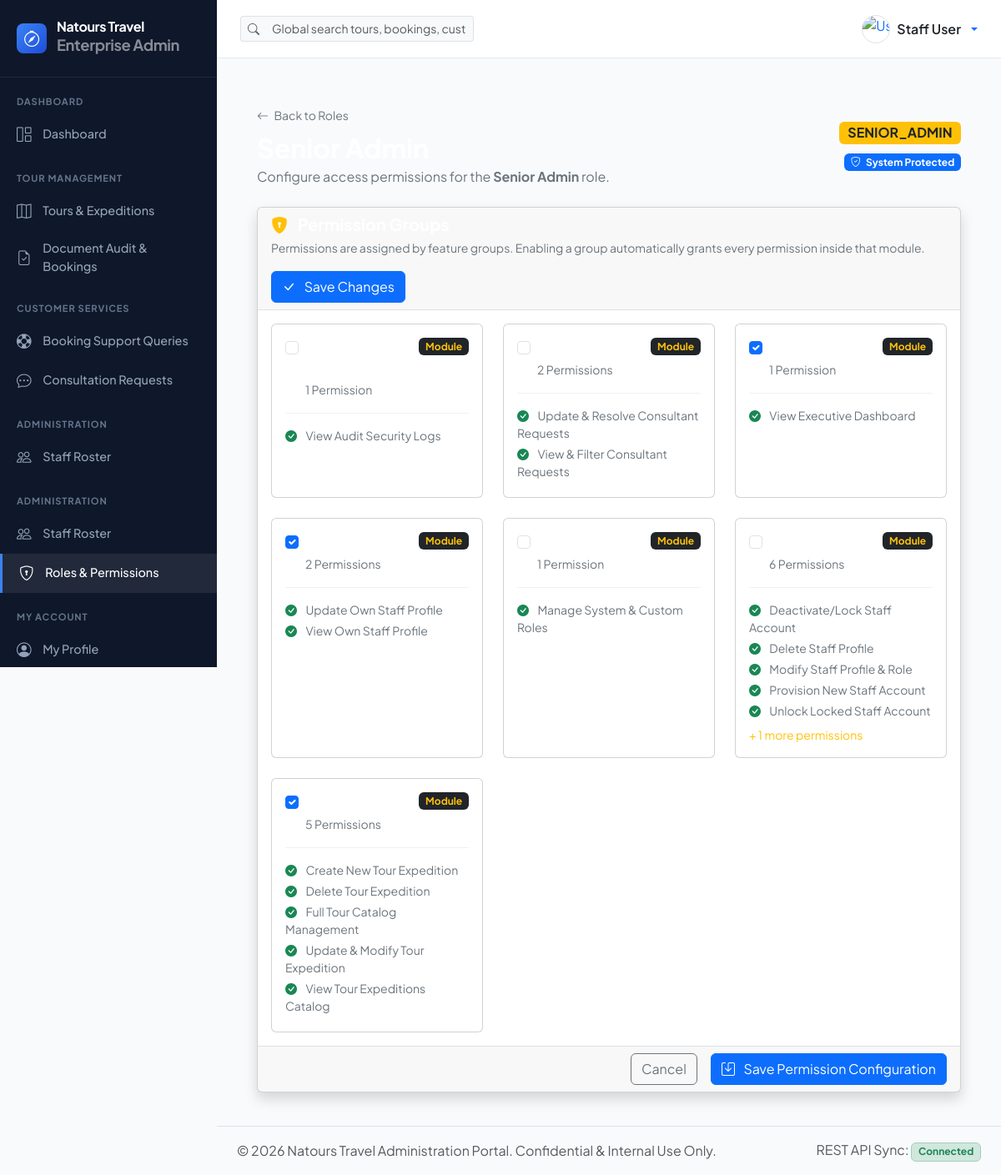
/accounts/roles/2/edit/ (signed in), run on the app's committed database.
### accounts/models.py (models this page shows, shortened)
class Role(models.Model):
    code = models.CharField(
        max_length=50,
        unique=True,
        db_index=True,
        verbose_name=_('Role Code'),
        help_text=_('Unique code identifier e.g. TOUR_MANAGER'),
    )
    name = models.CharField(
        max_length=100,
        verbose_name=_('Role Name'),
        help_text=_('Human-readable role title e.g. Tour & Expedition Manager'),
    )
    description = models.TextField(
        blank=True,
        verbose_name=_('Description'),
    )
    permissions = models.JSONField(
        default=list,
        blank=True,
        verbose_name=_('Granted Permissions'),
        help_text=_('List of RBAC permission keys assigned to this role'),
    )
    is_system_protected = models.BooleanField(
        default=False,
        verbose_name=_('System Protected'),
        help_text=_('System roles cannot be deleted to maintain operational integrity'),
    )
    created_at = models.DateTimeField(
        auto_now_add=True,
        verbose_name=_('Created At'),
    )
    updated_at = models.DateTimeField(
        auto_now=True,
        verbose_name=_('Updated At'),
    )
    class Meta:
        verbose_name = _('Role')
        verbose_name_plural = _('Roles')
        ordering = ['name']

class Permission(models.Model):
    code = models.CharField(max_length=100, unique=True)
    name = models.CharField(max_length=255)
    category = models.CharField(max_length=100)

### accounts/views/role_views.py (the view, shortened to what this page needs)
# urls.py: path('roles/<int:pk>/edit/', role_edit_view, name='role_edit'),
@super_admin_required
@require_http_methods(["GET", "POST"])
def role_edit_view(request, pk):
    role_obj = get_object_or_404(Role, pk=pk)
    available_permissions = Permission.objects.order_by(
        "category",
        "name"
    )
    assigned_permissions = set(
        RolePermission.objects.filter(
            role=role_obj.code
        ).values_list(
            "permission_id",
            flat=True
        )
    )
    return render(
        request,
        "accounts/role_form.html",
        {
            "role": role_obj,
            "available_permissions": available_permissions,
            "assigned_permissions": assigned_permissions,
            "title": f"Edit Permissions - {role_obj.name}",
        },
    )

### accounts/models.py (called while the page is built)
    def update_last_activity(self):
        self.last_activity_at = timezone.now()
        self.save(update_fields=['last_activity_at'])

### accounts/permissions.py (called while the page is built)
    @staticmethod
    def is_super_admin(user: Optional[User]) -> bool:
        if not user or not user.is_authenticated or not user.is_active:
            return False
        if user.is_superuser:
            return True
        if hasattr(user, 'staff_profile'):
            return user.staff_profile.role == StaffRole.SUPER_ADMIN
        return False

### templates/accounts/role_form.html (shortened to what this page needs)
{% extends "base.html" %}
{% block content %}
<div class="container-fluid p-4">
    <div class="d-flex justify-content-between align-items-center flex-wrap gap-3 mb-4">
        <div>
            <a href="{% url 'accounts:role_list' %}"
               class="text-decoration-none text-secondary small">
                <i class="bi bi-arrow-left me-1"></i>
                Back to Roles
            </a>
            <h2 class="fw-bold text-white mt-2 mb-1">
            </h2>
            <p class="text-secondary mb-0">
                Configure access permissions for the
                <strong>{{ role.name }}</strong> role.
            </p>
        </div>
        <div class="text-end">
            <span class="badge bg-warning text-dark fs-6">
                {{ role.code }}
            </span>
            {% if role.is_system_protected %}
            <div class="mt-2">
                <span class="badge bg-primary">
                    <i class="bi bi-shield-check me-1"></i>
                    System Protected
                </span>
            </div>
            {% endif %}
        </div>
    </div>
    <form method="post">
        <div class="card bg-slate-900 border-slate-800 shadow">
            <div class="card-header border-bottom border-slate-800 d-flex justify-content-between align-items-center flex-wrap gap-3">
                <div>
                    <h5 class="text-white fw-bold mb-1">
                        <i class="bi bi-shield-lock-fill text-warning me-2"></i>
                    </h5>
                    <small class="text-secondary">
                        Permissions are assigned by feature groups. Enabling a group automatically grants every permission inside that module.
                    </small>
                </div>
                <button
                    class="btn btn-primary"
                    type="submit">
                    <i class="bi bi-check-lg me-2"></i>
                    Save Changes
                </button>
            </div>
            <div class="card-body">
                {% regroup available_permissions by category as permission_groups %}
                <div class="row g-4">
                    {% for group in permission_groups %}
                    <div class="col-lg-4 col-md-6">
                        <div class="card bg-slate-800 border-slate-700 h-100 permission-card">
                            <div class="card-body">
                                <div class="d-flex justify-content-between align-items-start">
                                    <div>
                                        <div class="form-check">
                                            <input
                                                class="form-check-input permission-group-toggle"
                                                type="checkbox"
                                                id="group{{ forloop.counter }}"
                                                data-group="{{ forloop.counter }}">
                                            <label
                                                class="form-check-label fw-bold text-white"
                                                for="group{{ forloop.counter }}">
                                            </label>
                                        </div>
                                        <small class="text-secondary ms-4">
                                            {{ group.list|length }}
                                            Permission{{ group.list|length|pluralize }}
                                        </small>
                                    </div>
                                    <span class="badge bg-dark text-warning">
                                        Module
                                    </span>
                                </div>
                                <hr class="border-secondary-subtle my-3">
                                <div class="small text-secondary">
                                    {% for permission in group.list|slice:":5" %}
                                        <div class="mb-1">
                                            <i class="bi bi-check-circle-fill text-success me-2"></i>
                                            {{ permission.name }}
                                        </div>
                                    {% endfor %}
                                    {% if group.list|length > 5 %}
                                    <div class="text-warning mt-2">
                                        + {{ group.list|length|add:"-5" }} more permissions
                                    </div>
                                    {% endif %}
                                </div>
                            </div>
                        </div>
                    </div>
                    {% endfor %}
                </div>
            </div>
            <div class="card-footer border-top border-slate-800 d-flex justify-content-end gap-3">
                <a
                    href="{% url 'accounts:role_list' %}"
                    class="btn btn-outline-secondary">
                    Cancel
                </a>
                <button
                    class="btn btn-primary"
                    type="submit">
                    <i class="bi bi-save me-2"></i>
                    Save Permission Configuration
                </button>
            </div>
        </div>
    </form>
</div>
{% endblock %}

### templates/base.html (shortened to what this page needs)
<!DOCTYPE html>
<html lang="en" data-bs-theme="light">
<head>
    <link href="https://cdn.jsdelivr.net/npm/bootstrap@5.3.3/dist/css/bootstrap.min.css" rel="stylesheet">
    <link href="https://cdn.jsdelivr.net/npm/bootstrap-icons@1.11.3/font/bootstrap-icons.min.css" rel="stylesheet">
</head>
<body>
    {% include 'components/sidebar.html' %}
    <div id="page-content-wrapper">
        {% include 'components/navbar.html' %}
        <div class="container-fluid px-4 pt-3">
        </div>
        <main class="container-fluid px-4 py-3 flex-grow-1">
            {% block content %}{% endblock %}
        </main>
        <footer class="py-3 px-4 border-top text-center text-muted fs-7">
            <div class="d-flex justify-content-between align-items-center">
                <span>&copy; 2026 Natours Travel Administration Portal. Confidential &amp; Internal Use Only.</span>
                <span>REST API Sync: <span class="badge bg-success-subtle text-success border border-success-subtle">Connected</span></span>
            </div>
        </footer>
    </div>
</body>
</html>

### templates/components/sidebar.html (shortened to what this page needs)
<div id="sidebar-wrapper">
    <div class="sidebar-brand">
        <div class="sidebar-brand-icon">
            <i class="bi bi-compass"></i>
        </div>
        <div>
            <div class="fw-bold fs-6 lh-1">
                Natours Travel
            </div>
            <div class="fs-8 text-white-50">
                Enterprise Admin
            </div>
        </div>
    </div>
    <div class="sidebar-nav overflow-y-auto"
         style="max-height:calc(100vh - 75px);">
        {% if request.user.is_superuser or request.user.staff_profile.can_view_dashboard %}
        <div class="nav-category">
            Dashboard
        </div>
        <a href="{% url 'dashboard:index' %}"
           class="nav-link {% if request.resolver_match.app_name == 'dashboard' %}active{% endif %}">
            <i class="bi bi-grid-1x2"></i>
            <span>Dashboard</span>
        </a>
        {% endif %}
        {% if request.user.is_superuser or request.staff_profile.can_view_tours %}
        <div class="nav-category">
            Tour Management
        </div>
        <a href="{% url 'tours:list' %}"
           class="nav-link {% if request.resolver_match.app_name == 'tours' %}active{% endif %}">
            <i class="bi bi-map"></i>
            <span>Tours & Expeditions</span>
        </a>
        <a href="{% url 'bookings:list' %}"
           class="nav-link {% if request.resolver_match.app_name == 'bookings' %}active{% endif %}">
            <i class="bi bi-file-earmark-check"></i>
            <span>Document Audit & Bookings</span>
        </a>
        {% endif %}
        {% if request.user.is_superuser or request.staff_profile.can_view_consultants %}
        <div class="nav-category">
            Customer Services
        </div>
        <a href="{% url 'queries:list' %}"
           class="nav-link {% if request.resolver_match.app_name == 'queries' %}active{% endif %}">
            <i class="bi bi-life-preserver"></i>
            <span>Booking Support Queries</span>
        </a>
        <a href="{% url 'consultants:list' %}"
           class="nav-link {% if request.resolver_match.app_name == 'consultants' %}active{% endif %}">
            <i class="bi bi-chat-dots"></i>
            <span>Consultation Requests</span>
        </a>
        {% endif %}
        {% if request.user.is_superuser or request.staff_profile.can_manage_staff %}
        <div class="nav-category">
            Administration
        </div>
        <a href="{% url 'accounts:staff_list' %}"
           class="nav-link {% if request.resolver_match.url_name == 'staff_list' %}active{% endif %}">
            <i class="bi bi-people"></i>
            <span>Staff Roster</span>
        </a>
        {% endif %}
        {% if request.user.is_superuser or request.user.staff_profile.can_manage_staff %}
        <div class="nav-category">
            Administration
        </div>
        <a href="{% url 'accounts:staff_list' %}"
           class="nav-link {% if request.resolver_match.url_name == 'staff_list' %}active{% endif %}">
            <i class="bi bi-people"></i>
            <span>Staff Roster</span>
        </a>
        {% endif %}
        {% if request.user.is_superuser or request.user.staff_profile.can_manage_roles %}
        <a href="{% url 'accounts:role_list' %}"
           class="nav-link {% if 'role' in request.resolver_match.url_name %}active{% endif %}">
            <i class="bi bi-shield-lock"></i>
            <span>Roles & Permissions</span>
        </a>
        {% endif %}
        {% if request.user.is_superuser or request.user.staffProfile.can_view_profile %}
        <div class="nav-category">
            My Account
        </div>
        <a href="{% url 'accounts:profile' %}"
           class="nav-link {% if request.resolver_match.url_name == 'profile' %}active{% endif %}">
            <i class="bi bi-person-circle"></i>
            <span>My Profile</span>
        </a>
        {% endif %}
    </div>
</div>

### templates/components/navbar.html (shortened to what this page needs)
<header class="top-navbar">
    <div class="d-flex align-items-center gap-3">
        <div class="input-group input-group-sm" style="width: 280px;">
            <span class="input-group-text bg-body-tertiary border-end-0">
                <i class="bi bi-search text-muted"></i>
            </span>
            <input type="text" class="form-control bg-body-tertiary border-start-0" placeholder="Global search tours, bookings, customers..." id="global-search-input">
        </div>
    </div>
    <div class="d-flex align-items-center gap-3">
        <div class="dropdown">
            <a class="d-flex align-items-center gap-2 text-decoration-none dropdown-toggle" href="#" role="button" data-bs-toggle="dropdown">
                <img src="{{ request.staff_user.avatar|default:'https://images.unsplash.com/photo-1534528741775-53994a69daeb?w=100' }}" class="rounded-circle border" width="34" height="34" alt="User">
                <span class="d-none d-md-inline fw-semibold text-body fs-7">{{ request.staff_user.name|default:'Staff User' }}</span>
            </a>
        </div>
    </div>
</header>

### templates/base.html (style rules this page uses)
:root { --portal-primary: #0f172a; --portal-accent: #2563eb; --portal-bg: #f8fafc; --portal-card-bg: #ffffff; --portal-border: #e2e8f0; --portal-text: #1e293b; --sidebar-width: 260px; }
body { font-family: 'Plus Jakarta Sans', -apple-system, BlinkMacSystemFont, sans-serif; background-color: var(--portal-bg); color: var(--portal-text); overflow-x: hidden; }
#sidebar-wrapper { width: var(--sidebar-width); height: 100vh; position: fixed; top: 0; left: 0; z-index: 1040; background-color: #0f172a; color: #94a3b8; transition: all 0.3s ease; }
.sidebar-brand { padding: 1.5rem 1.25rem; display: flex; align-items: center; gap: 0.75rem; color: #ffffff; font-weight: 700; font-size: 1.15rem; letter-spacing: -0.02em; border-bottom: 1px solid rgba(255,255,255,0.08); }
.sidebar-brand-icon { width: 36px; height: 36px; background: linear-gradient(135deg, #3b82f6, #1d4ed8); border-radius: 8px; display: flex; align-items: center; justify-content: center; color: #ffffff; font-size: 1.2rem; }
.nav-category { font-size: 0.7rem; font-weight: 700; text-transform: uppercase; letter-spacing: 0.08em; color: #64748b; padding: 1.25rem 1.25rem 0.5rem; }
.sidebar-nav .nav-link { color: #94a3b8; padding: 0.65rem 1.25rem; display: flex; align-items: center; gap: 0.85rem; font-weight: 500; font-size: 0.9rem; border-radius: 0; transition: all 0.15s ease-in-out; }
.sidebar-nav .nav-link:hover, .sidebar-nav .nav-link.active { color: #ffffff; background-color: rgba(255, 255, 255, 0.08); border-left: 3px solid #3b82f6; }
.sidebar-nav .nav-link i { font-size: 1.1rem; }
#page-content-wrapper { margin-left: var(--sidebar-width); min-height: 100vh; display: flex; flex-direction: column; transition: all 0.3s ease; }
.top-navbar { height: 70px; background-color: var(--portal-card-bg); border-bottom: 1px solid var(--portal-border); padding: 0 1.75rem; display: flex; align-items: center; justify-content: space-between; position: sticky; top: 0; z-index: 1030; }

### data on the page
Role: name "Senior Admin", code "SENIOR_ADMIN"
Permission: name "View Audit Security Logs"
Permission: name "Update & Resolve Consultant Requests"
Permission: name "View & Filter Consultant Requests"
Permission: name "View Executive Dashboard"
Permission: name "Update Own Staff Profile"
Permission: name "View Own Staff Profile"
Permission: name "Manage System & Custom Roles"
Permission: name "Deactivate/Lock Staff Account"
Permission: name "Delete Staff Profile"
Permission: name "Modify Staff Profile & Role"
Permission: name "Provision New Staff Account"
Permission: name "Unlock Locked Staff Account"
Permission: name "Create New Tour Expedition"
Permission: name "Delete Tour Expedition"
Permission: name "Full Tour Catalog Management"
Permission: name "Update & Modify Tour Expedition"
Permission: name "View Tour Expeditions Catalog"

### other printed values
{{ request.staff_user.name|default:'Staff User' }} "Staff User"
{{ group.list|length }} "1" "2" "1" "2" "1" "6" "5"
{{ group.list|length|add:"-5" }} "1"
